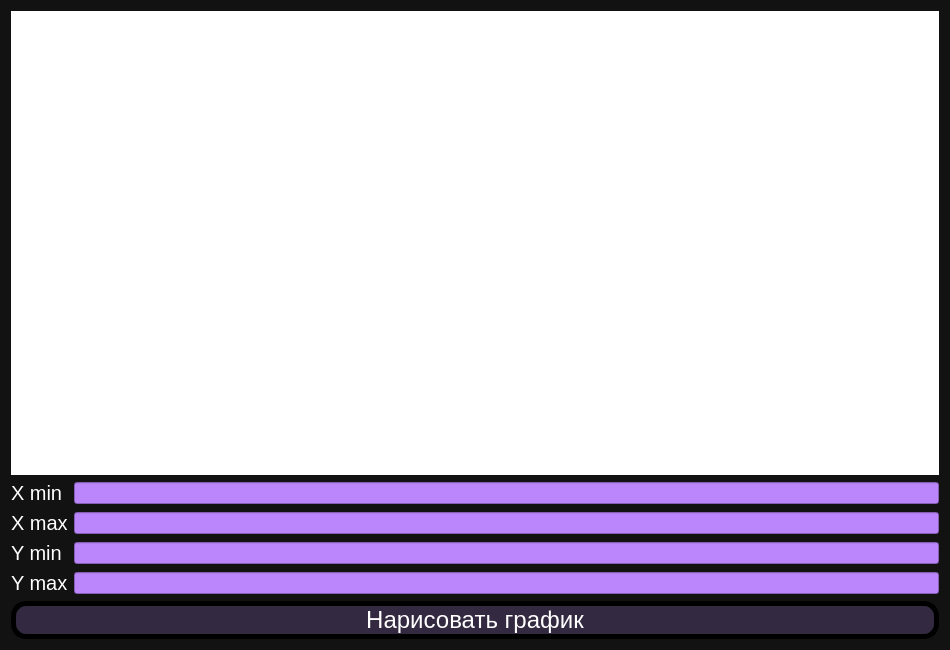
<?xml version="1.0" encoding="UTF-8"?>
<ui version="4.0">
 <class>DrawGraphics</class>
 <widget class="QDialog" name="DrawGraphics">
  <property name="geometry">
   <rect>
    <x>0</x>
    <y>0</y>
    <width>950</width>
    <height>650</height>
   </rect>
  </property>
  <property name="windowTitle">
   <string>Dialog</string>
  </property>
  <property name="styleSheet">
   <string notr="true">background-color:#121212; color:#ffffff;</string>
  </property>
  <layout class="QGridLayout" name="gridLayout">
   <item row="0" column="0" colspan="2">
    <widget class="QCustomPlot" name="widget" native="true">
     <property name="styleSheet">
      <string notr="true">background-color:#ffffff</string>
     </property>
    </widget>
   </item>
   <item row="1" column="0">
    <widget class="QLabel" name="label">
     <property name="styleSheet">
      <string notr="true">QLabel{
font-size: 20px;
color:#ffffff;
}</string>
     </property>
     <property name="text">
      <string>X min</string>
     </property>
    </widget>
   </item>
   <item row="1" column="1">
    <widget class="QLineEdit" name="x_min">
     <property name="styleSheet">
      <string notr="true">background-color:#bb86fc</string>
     </property>
    </widget>
   </item>
   <item row="2" column="0">
    <widget class="QLabel" name="label_2">
     <property name="styleSheet">
      <string notr="true">QLabel{
font-size: 20px;
color:#ffffff;
}</string>
     </property>
     <property name="text">
      <string>X max</string>
     </property>
    </widget>
   </item>
   <item row="2" column="1">
    <widget class="QLineEdit" name="x_max">
     <property name="styleSheet">
      <string notr="true">background-color:#bb86fc</string>
     </property>
    </widget>
   </item>
   <item row="3" column="0">
    <widget class="QLabel" name="label_3">
     <property name="styleSheet">
      <string notr="true">QLabel{
font-size: 20px;
color:#ffffff;
}</string>
     </property>
     <property name="text">
      <string>Y min</string>
     </property>
    </widget>
   </item>
   <item row="3" column="1">
    <widget class="QLineEdit" name="y_min">
     <property name="styleSheet">
      <string notr="true">background-color:#bb86fc</string>
     </property>
    </widget>
   </item>
   <item row="4" column="0">
    <widget class="QLabel" name="label_4">
     <property name="styleSheet">
      <string notr="true">QLabel{
font-size: 20px;
color:#ffffff;
}</string>
     </property>
     <property name="text">
      <string>Y max</string>
     </property>
    </widget>
   </item>
   <item row="4" column="1">
    <widget class="QLineEdit" name="y_max">
     <property name="styleSheet">
      <string notr="true">background-color:#bb86fc</string>
     </property>
    </widget>
   </item>
   <item row="5" column="0" colspan="2">
    <widget class="QPushButton" name="draw">
     <property name="styleSheet">
      <string notr="true">QPushButton {
  font-size: 24px;
  text-align: center;
  color: #ffffff;
  background-color: #332940;
  border-radius: 15px;
  border: 5px solid #000000;
}

QPushButton:pressed {
  background-color: #1f1a24;
}</string>
     </property>
     <property name="text">
      <string>Нарисовать график</string>
     </property>
    </widget>
   </item>
  </layout>
 </widget>
 <customwidgets>
  <customwidget>
   <class>QCustomPlot</class>
   <extends>QWidget</extends>
   <header>qcustomplot.h</header>
   <container>1</container>
  </customwidget>
 </customwidgets>
 <resources/>
 <connections/>
</ui>
